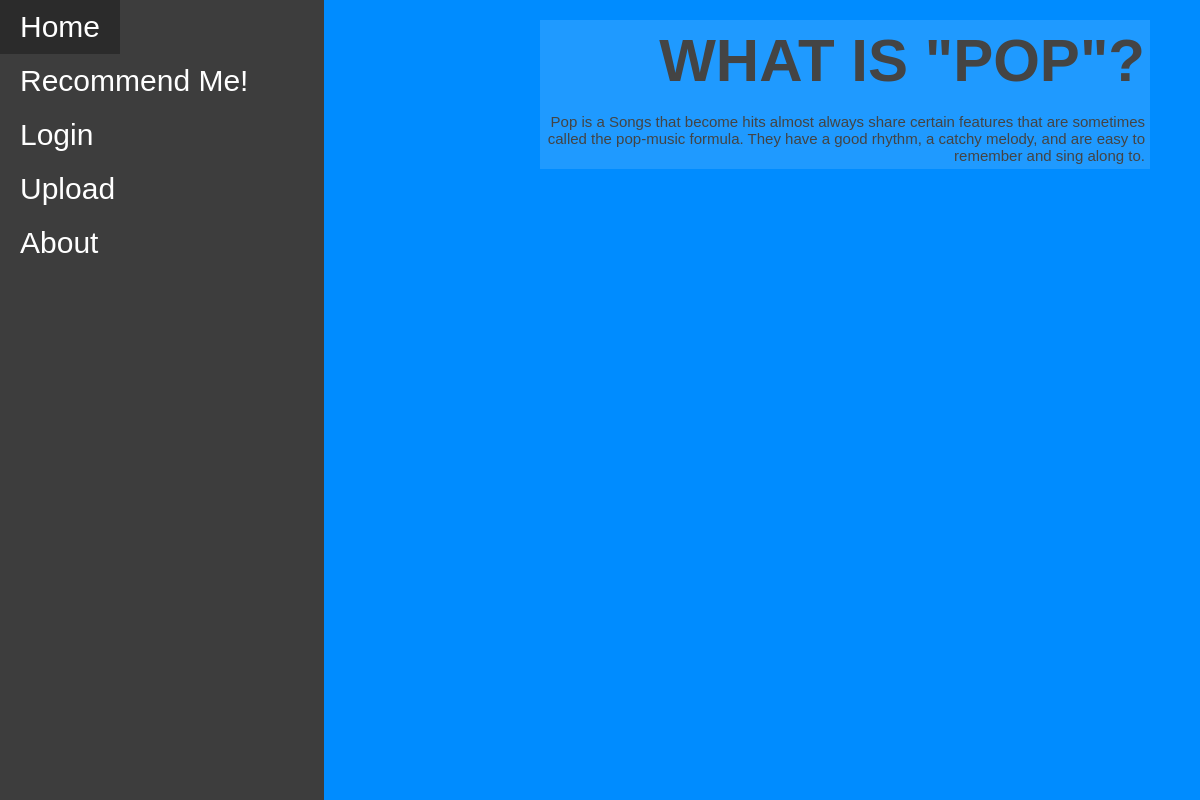
The page /genre/1 on the database its author committed.
### models.py (models this page shows, shortened)
class Genre(db.Model):
    __tablename__ = 'Genre'
    id = db.Column(db.Integer, primary_key=True)
    genre = db.Column(db.String())
    genreDesc = db.Column(db.String())
    recommendations = db.relationship('Recommendation', secondary=RecommendationGenre, back_populates='genres')

### app.py (the view)
@app.route('/genre/<int:id>', methods=["GET","POST"])
def genre(id):
    logged= False
    if "user" in session:
        username = session["user"]
        logged = True
        genreinfo = models.Genre.query.filter_by(id=id).first_or_404()
        return render_template("genre.html", logged=logged, username = username, genreinfo=genreinfo)
    genreinfo = models.Genre.query.filter_by(id=id).first_or_404()
    return render_template("genre.html", logged=logged, genreinfo=genreinfo)

### templates/genre.html
{% extends 'layout.html' %}
{% block content %}
<body class = "testbg">
    <div class = "profile">
        <h1 class="titletext">WHAT IS "{{ genreinfo.genre }}"?</h1>
        <br>
        {{ genreinfo.genre }} is a {{ genreinfo.genreDesc }}
    </div>
</body>
{% endblock %}

### static/styles.css (style rules this page uses)
.background { background-color: rgb(0, 140, 255); padding: 0; border: 0px; margin: 0px; }
.profile { margin-right: 50px; margin-top: 20px; padding: 5px; max-width: 50%; float: right; text-align: right; background-color: #ffffff1f; }
.titletext { margin-top: 1px; font-size: 60px; text-transform: uppercase; margin-bottom: 1px; }
body { font-family: 'Helvetica', 'Arial', sans-serif; color: #444444; font-size: 15px; }

### rows shown on the page
Genre: genre "POP", genre "Pop", genreDesc "Songs that become hits almost always share certain features that are sometimes called the pop-music formula. They have a good rhythm, a catchy melody, and are easy to remember and sing along to."
